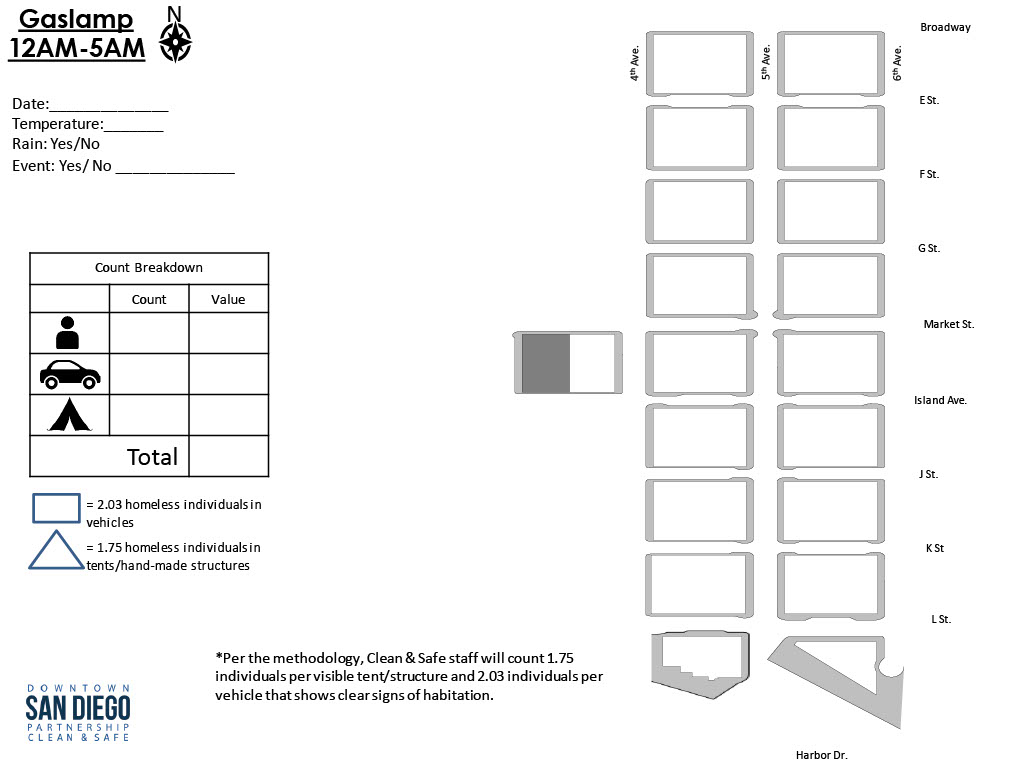
#> input picture T_GL.jpg, 1024 x 768 px
$ jupyter execute --allow-errors Transmit_Receive.ipynb   (shell and % lines are left out)
#> lines starting #> are read from the running program, lines starting #| are printed output that depends on the picture
[cell 1]
# %% Import necessary libraries
import matplotlib.pyplot as plt

import numpy as np

import adi

from comms_lib.pluto import Pluto

# Import existing functions
from imports import *
from digital_modulation import digital_modulation
from create_message import create_message
from encode_bits import encode_bits
from decode_message import decode_message
from decode_symbols import decode_symbols

#> (a cell that did not finish here is left out)

[cell 3]
# [36 lines left out: function transmit_image, not called in this run]

[cell 4]
# [55 lines left out: function receive_image, not called in this run]

[cell 5]
def run_image_transmission(image_path, output_path="received_image.png", M=2, K=5):

    # Transmit image
    print("=== TRANSMISSION ===")
    num_bits, num_bytes, num_symbols, num_samples = transmit_image(sdr, image_path, M, K)

    import time
    time.sleep(0.5)

    # Receive image
    print("\n=== RECEPTION ===")
    received_bits = receive_image(sdr, num_bits, num_bytes, output_path, M, K)

    print(f"\n=== COMPLETE ===")
    print(f"Original: {image_path}")
    print(f"Received: {output_path}")

    return received_bits

#> (a cell that did not finish here is left out)

[cell 7]
def run_image_transmission_debug(image_path, output_path="received_image.png", M=2, K=5):

#> called with image_path = 'T_GL.jpg', output_path = 'received_image.png', M = 2, K = 5
    from PIL import Image
    import io

    print("=== TRANSMISSION ===")

    # Get original image bits for comparison
    img = Image.open(image_path)
#> img is the input picture: PIL image 1024x768 RGB; mean R, G, B 244.7, 244.9, 245
    img = img.resize((64, 64))
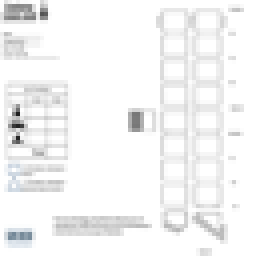
#> img: PIL image 64x64 RGB (shown 4 times larger); mean R, G, B 244.4, 244.5, 244.6
    img = img.convert('L')
#> img: PIL image 64x64 L
    img_bytes = io.BytesIO()
    img.save(img_bytes, format='PNG')
    img_data = img_bytes.getvalue()

    original_bits = []
    for byte in img_data:
        for i in range(8):
            bit = (byte >> (7-i)) & 1
            original_bits.append(bit)

    # Transmit
    num_bits, num_bytes, num_symbols, num_samples = transmit_image(sdr, image_path, M, K)

    print("\n=== RECEPTION ===")
    received_bits = receive_image(sdr, num_bits, num_bytes, output_path, M, K)

    # Compare bits and count errors
    print(f"\n=== BIT ERROR ANALYSIS ===")
    bit_errors = sum(a != b for a, b in zip(original_bits[:len(received_bits)], received_bits))
    total_bits = len(received_bits)
    ber = bit_errors / total_bits if total_bits > 0 else 0

    print(f"Bit errors: {bit_errors}/{total_bits}")
    print(f"Bit Error Rate: {ber:.6f} ({ber*100:.3f}%)")

    if ber > 0.001:
        print("⚠️ High error rate - image corruption expected")
        print("Try increasing RX gain or reducing distance")
    elif ber > 0:
        print("⚠️ Some errors - image may be partially corrupted")
    else:
        print("✅ Perfect transmission!")

    return received_bits, bit_errors, ber

#> (a cell that did not finish here is left out)

[cell 9]
def debug_transmission():
    print("=== RF DEBUG ===")

    # Test with simple known pattern
    test_bits = [1, 0, 1, 0, 1, 0, 1, 0] * 10  # 80 bits alternating pattern

    print(f"Original test bits: {test_bits[:16]}...")

    # Configure SDR
    sdr.sample_rate = int(1e6)
    sdr.tx_lo = int(915e6)
    sdr.rx_lo = int(915e6)
    sdr.tx_hardwaregain_chan0 = -10  # Increase TX power
    sdr.rx_hardwaregain_chan0 = 50   # Increase RX gain

    print(f"TX frequency: {sdr.tx_lo/1e6:.1f} MHz")
    print(f"RX frequency: {sdr.rx_lo/1e6:.1f} MHz")
    print(f"TX gain: {sdr.tx_hardwaregain_chan0} dB")
    print(f"RX gain: {sdr.rx_hardwaregain_chan0} dB")

    # Transmit test pattern
    symbols = encode_bits(test_bits, 2)
    message_signal = create_message(symbols, 5)
    sdr.tx(message_signal)
    print("Test pattern transmitted")

    # Receive
    expected_symbols = len(test_bits)
    expected_samples = expected_symbols * 5

    rx_signal = sdr.rx()
    print(f"Received {len(rx_signal)} samples (expected {expected_samples})")

    # Check signal power
    signal_power = np.mean(np.abs(rx_signal)**2)
    print(f"Received signal power: {signal_power:.6f}")

    if signal_power < 1e-6:
        print("⚠️ Very low signal power - check antenna connections!")

    # Decode
    rx_signal = rx_signal[:expected_samples]
    symbols_rx = decode_message(rx_signal, 5)
    bits_rx = decode_symbols(symbols_rx, 2)
    bits_rx = bits_rx[:len(test_bits)]

    print(f"Received test bits: {bits_rx[:16]}...")

    # Compare
    errors = sum(a != b for a, b in zip(test_bits, bits_rx))
    ber = errors / len(test_bits)
    print(f"Test BER: {errors}/{len(test_bits)} = {ber:.3f} ({ber*100:.1f}%)")

    return test_bits, bits_rx, signal_power

# Run RF debug
#> (the rest of this cell did not finish here and is left out)

[cell 10]
# [45 lines left out: function run_image_transmission_debug, not called in this run]

[cell 11]
# [75 lines left out: functions transmit_raw_image, receive_raw_image, not called in this run]

# Test raw image transmission
def run_raw_image_transmission(image_path, output_path="received_raw.png"):

    print("=== RAW IMAGE TRANSMISSION ===")
    num_bits, num_pixels = transmit_raw_image(sdr, image_path, M=2, K=5)

    print("\n=== RAW IMAGE RECEPTION ===")
    received_bits = receive_raw_image(sdr, num_bits, num_pixels, output_path, M=2, K=5)

    print(f"\n=== COMPLETE ===")
    print(f"Original: {image_path}")
    print(f"Received: {output_path}")

    return received_bits

#> (a cell that did not finish here is left out)

[cell 13]
def debug_image_transmission():

    # Test with progressively longer bit sequences
    test_lengths = [80, 400, 1600, 8192]  # Build up to full image size

    for length in test_lengths:
        print(f"\n=== Testing {length} bits ===")

        # Create predictable test pattern
        test_bits = [i % 2 for i in range(length)]  # Alternating 0,1,0,1...

        # Configure SDR
        sdr.sample_rate = int(1e6)
        sdr.tx_lo = int(915e6)
        sdr.rx_lo = int(915e6)
        sdr.tx_hardwaregain_chan0 = -10
        sdr.rx_hardwaregain_chan0 = 40

        # Transmit
        symbols = encode_bits(test_bits, 2)
        message_signal = create_message(symbols, 5)
        sdr.tx(message_signal)

        # Receive
        expected_symbols = len(test_bits)
        expected_samples = expected_symbols * 5

        rx_signal = sdr.rx()
        rx_signal = rx_signal[:expected_samples]
        symbols_rx = decode_message(rx_signal, 5)
        bits_rx = decode_symbols(symbols_rx, 2)
        bits_rx = bits_rx[:len(test_bits)]

        # Check errors
        errors = sum(a != b for a, b in zip(test_bits, bits_rx))
        ber = errors / len(test_bits)

        print(f"Length: {length}, Errors: {errors}, BER: {ber:.6f} ({ber*100:.3f}%)")

        if ber > 0.01:  # More than 1% errors
            print(f"❌ Failed at {length} bits")
            break
        else:
            print(f"✅ Passed {length} bits")

# Run the debug
#> (the rest of this cell did not finish here and is left out)

[cell 14]
def debug_exact_pattern():

    print("=== Testing with EXACT working pattern ===")

    # Use the exact same pattern that worked before
    test_bits = [1, 0, 1, 0, 1, 0, 1, 0] * 10  # 80 bits, starts with 1

    print(f"Pattern: {test_bits[:16]}...")

    # Configure SDR (same as before)
    sdr.sample_rate = int(1e6)
    sdr.tx_lo = int(915e6)
    sdr.rx_lo = int(915e6)
    sdr.tx_hardwaregain_chan0 = -10
    sdr.rx_hardwaregain_chan0 = 40

    # Transmit
    symbols = encode_bits(test_bits, 2)
    message_signal = create_message(symbols, 5)
    sdr.tx(message_signal)

    # Receive
    expected_symbols = len(test_bits)
    expected_samples = expected_symbols * 5

    rx_signal = sdr.rx()
    rx_signal = rx_signal[:expected_samples]
    symbols_rx = decode_message(rx_signal, 5)
    bits_rx = decode_symbols(symbols_rx, 2)
    bits_rx = bits_rx[:len(test_bits)]

    print(f"Received: {bits_rx[:16]}...")

    # Check errors
    errors = sum(a != b for a, b in zip(test_bits, bits_rx))
    ber = errors / len(test_bits)

    print(f"Errors: {errors}/{len(test_bits)}, BER: {ber:.6f} ({ber*100:.3f}%)")

    return ber == 0

# Test the exact working pattern
#> (the rest of this cell did not finish here and is left out)

[cell 15]
def debug_timing_issue():

    patterns_to_test = [
        [1, 0, 1, 0, 1, 0, 1, 0] * 10,  # Starts with 1 - should work
        [0, 1, 0, 1, 0, 1, 0, 1] * 10,  # Starts with 0 - currently fails
        [1, 1, 0, 0, 1, 1, 0, 0] * 20,  # Different pattern
        [0, 0, 1, 1, 0, 0, 1, 1] * 20,  # Different pattern starting with 0
    ]

    for i, test_bits in enumerate(patterns_to_test):
        print(f"\n=== Pattern {i+1}: {test_bits[:8]} ===")

        # Configure SDR
        sdr.sample_rate = int(1e6)
        sdr.tx_lo = int(915e6)
        sdr.rx_lo = int(915e6)
        sdr.tx_hardwaregain_chan0 = -10
        sdr.rx_hardwaregain_chan0 = 40

        # Transmit
        symbols = encode_bits(test_bits, 2)
        message_signal = create_message(symbols, 5)
        sdr.tx(message_signal)

        # Receive
        rx_signal = sdr.rx()
        rx_signal = rx_signal[:len(test_bits)*5]
        symbols_rx = decode_message(rx_signal, 5)
        bits_rx = decode_symbols(symbols_rx, 2)
        bits_rx = bits_rx[:len(test_bits)]

        # Check errors
        errors = sum(a != b for a, b in zip(test_bits, bits_rx))
        ber = errors / len(test_bits)

        print(f"Original:  {test_bits[:16]}")
        print(f"Received:  {bits_rx[:16]}")
        print(f"BER: {ber:.6f} ({ber*100:.1f}%)")

#> (the rest of this cell did not finish here and is left out)

[cell 16]
# [39 lines left out: functions transmit_with_sync, receive_with_sync, not called in this run]

# Test with sync
test_data = [0, 1, 0, 1, 0, 1, 1, 0, 0, 1, 1, 0] * 10  # 120 bits of test data
#> (the rest of this cell did not finish here and is left out)

[cell 17]
# Transmit Function
# [48 lines left out: functions transmit_bits, receive_bits, not called in this run]

# Setup SDR Connection
def setup_sdr(usb_address="usb:1.5.5"):

    sdr = Pluto(usb_address)

    # Configure SDR
    sdr.sample_rate = int(1e6)
    sdr.carrier_frequency = int(915e6)
    sdr.tx_gain = 0
    sdr.rx_gain = 30

    print(f"Connected to PlutoSDR at {usb_address}")
    print(f"Sample rate: {sdr.sample_rate/1e6:.1f} MHz")
    print(f"Carrier frequency: {sdr.carrier_frequency/1e6:.1f} MHz")

    return sdr

# Test Transmission
# Connect to SDR
#> (the rest of this cell did not finish here and is left out)

[cell 18]
# Image Transmission Functions
import PIL.Image as Image
import io

# [69 lines left out: functions image_to_bits, bits_to_image, transmit_image, receive_image, not called in this run]

# Image Transmission Test
# Connect to SDR
#> (the rest of this cell did not finish here and is left out)
